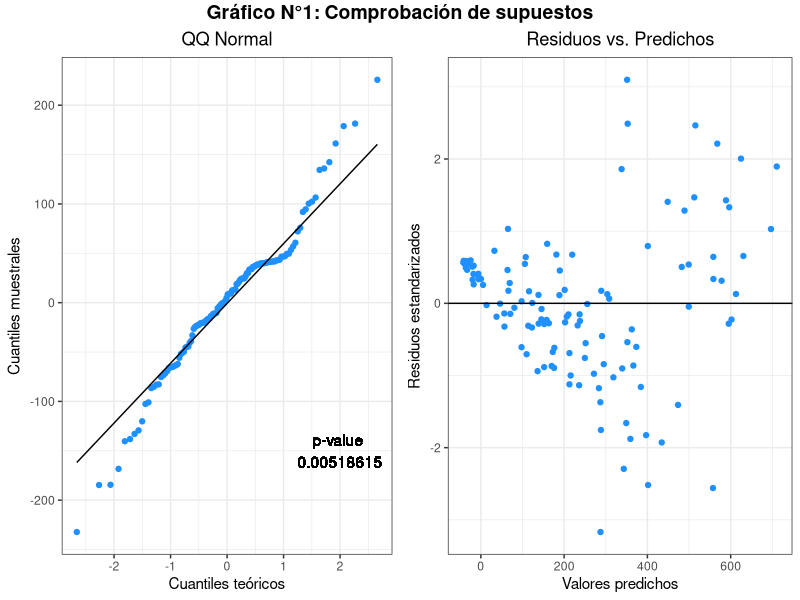
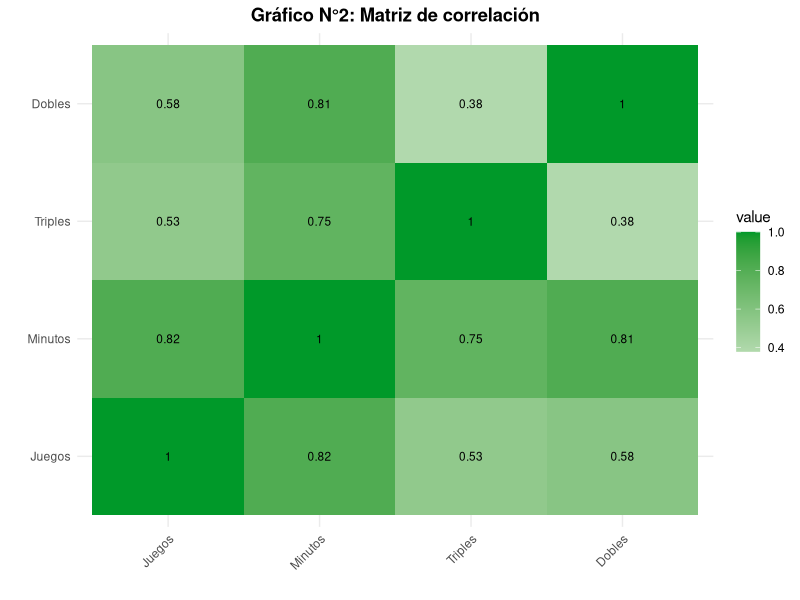
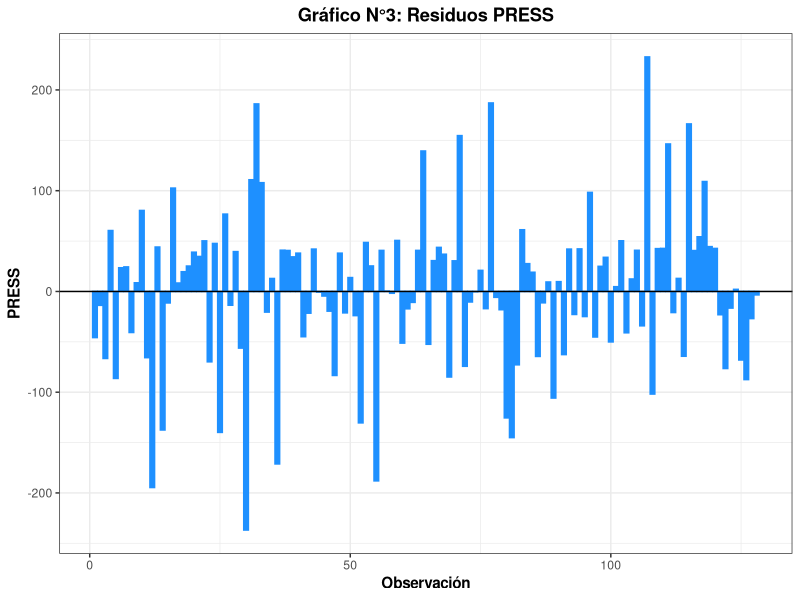
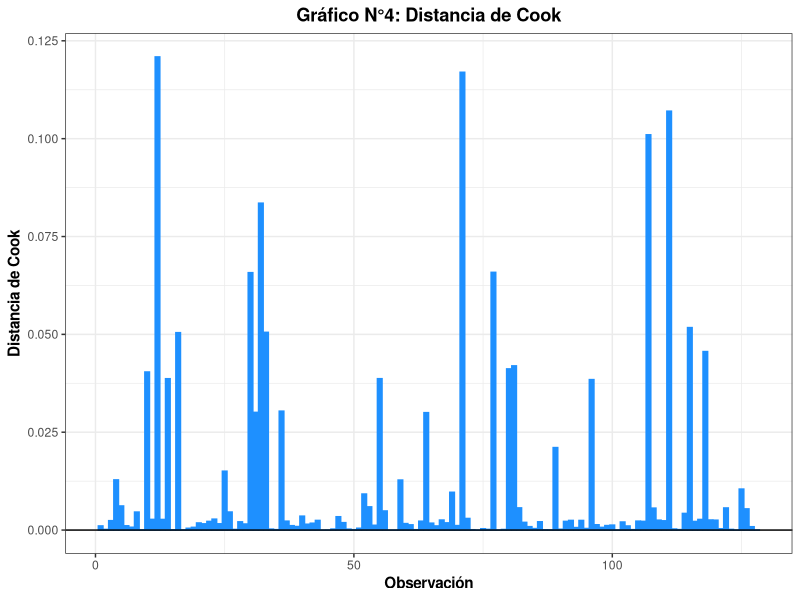

Source code (R) for these figures, in order:
## ---- chunk 1
library(tidyverse)
library(kableExtra)
library(broom)
library(egg)
library(ggpubr)
library(car)

## ---- chunk 2
data <- read.csv("files/WNBA.csv", sep = ";")
summary(data)
## ---- chunk 3
data$Equipo <- as.factor(data$Equipo)
data$Posicion <- as.factor(data$Posicion)
summary(data)
## ---- chunk 4
# División en training y testing
set.seed(45672848)
index_training <- sample(1:nrow(data), size = 0.7*nrow(data))

training <- data[index_training,]
testing <- data[-index_training,]
## ---- chunk 5
m1 <- lm(Puntos ~ Minutos, data = training)
m2 <- lm(Puntos ~ Minutos + Triples, data = training)
m3 <- lm(Puntos ~ Minutos + Juegos, data = training)
## ---- chunk 6
modelos <- data.frame(Modelo = c("Modelo 1", "Modelo 2", "Modelo 3"),
                      Ajuste = c("m1", "m2", "m3"))
## ---- chunk 7
Modelo_completo <- lm(Puntos ~ . -Jugadora, data = training)
sigma <- sum(residuals(Modelo_completo)^2)/df.residual(Modelo_completo)

Resumen <- modelos %>% 
  group_by(Modelo) %>% 
  summarise(CME = summary(get(Ajuste))$sigma^2,
            PRESS = sum((resid(get(Ajuste))/(1-hatvalues(get(Ajuste))))^2),
            Cp = sum(residuals(get(Ajuste))^2)/sigma + 2 * length(coef(get(Ajuste))) - nrow(training),
            AIC = AIC(get(Ajuste)),
            BIC = BIC(get(Ajuste)))

kable(Resumen, caption = "Tabla N°1: Comparación del ajuste de los 3 modelos") %>%
  kable_styling(bootstrap_options = "striped", full_width = F)
## ---- chunk 8
Modelo_final <- augment(m2)
g1 <- ggplot(mapping = aes(sample = Modelo_final$.resid)) + 
    stat_qq(color = "dodgerblue") + 
    stat_qq_line() + 
  ggtitle("QQ Normal") +
  xlab("Cuantiles teóricos") +
  ylab("Cuantiles muestrales") +
  geom_text(aes(x = 2, y = -150, fill ="black", label = paste0("p-value \n", round(shapiro.test(Modelo_final$.resid)$p.value, 8)))) +
  theme_bw() +
  theme(plot.title = element_text(hjust = 0.5),
        legend.position = "none")

g2 <- ggplot(Modelo_final) +
  aes(x = .fitted, y = .std.resid) +
  geom_point(color = "dodgerblue") +
  geom_hline(yintercept = 0, color = "black") +
  ggtitle("Residuos vs. Predichos") +
  xlab("Valores predichos") +
  ylab("Residuos estandarizados") +
  theme_bw() +
  theme(plot.title = element_text(hjust = 0.5))

g <- ggarrange(g1, g2, ncol = 2)

annotate_figure(g, top = text_grob("Gráfico N°1: Comprobación de supuestos", face = "bold", size = 14))
## ---- chunk 9
# Colinealidad
training_modelo <- training %>% 
  select(Juegos, Minutos, Triples, Dobles)

corr_matrix <- cor(training_modelo)

corr_melted <- reshape2::melt(corr_matrix)

ggplot(corr_melted, aes(x = Var2, y = Var1, fill = value)) +
  geom_tile() +
  geom_text(aes(label = round(value, 2)), size = 3) +
  scale_fill_gradient2(low = "#ef2947", high = "#009929", mid = "white", midpoint = 0) +
  labs(x = "", y = "", title = "Gráfico N°2: Matriz de correlación") +
  theme_minimal() +
  theme(axis.text.x = element_text(angle = 45, hjust = 1),
        plot.title = element_text(hjust = 0.5, face = "bold"))
## ---- chunk 10
vif = vif(m2)

vif_df <- data.frame(Variable = names(vif),
                     VIF = as.numeric(vif),
                     row.names = NULL)

kable(vif_df, caption = "Tabla N°2: Factores de Inflación de la Varianza (VIF)") %>%
  kable_styling(bootstrap_options = c("striped", "hover"), full_width = F)
## ---- chunk 11
# Observaciones atípicas
Modelo_final <- mutate(Modelo_final, 
                       PRESS = .resid/(1-.hat),
                       id = 1:nrow(Modelo_final))

ggplot(data = Modelo_final) + 
    aes(x = id, y = PRESS) + 
  geom_bar(stat="identity", color = "dodgerblue", fill = "dodgerblue")+
    geom_hline(aes(yintercept = 0)) +
    ggtitle("Gráfico N°3: Residuos PRESS") +
    xlab("Observación") +
    ylab("PRESS") +
    theme_bw() +
    theme(legend.position = "none",
          axis.title = element_text(face = "bold"),
          plot.title = element_text(hjust = 0.5, face = "bold"))
## ---- chunk 12
# Observaciones influyentes
ggplot(data = Modelo_final) + 
    aes(x = id, y = .cooksd) + 
  geom_bar(stat="identity", color = "dodgerblue", fill = "dodgerblue")+
    geom_hline(aes(yintercept = 0)) +
    ggtitle("Gráfico N°4: Distancia de Cook") +
    xlab("Observación") +
    ylab("Distancia de Cook") +
    theme_bw() +
    theme(legend.position = "none",
      axis.title = element_text(face = "bold"),
      plot.title = element_text(hjust = 0.5, face = "bold"))
## ---- chunk 13
Betas = data.frame(Variable = names(coef(m2)),
                   Valor = as.numeric(coef(m2)),
                   P_value = as.numeric(coef(summary(m2))[, "Pr(>|t|)"]))

kable(Betas, caption = "Tabla N°3: Coeficientes estimados del modelo") %>%
  kable_styling(bootstrap_options = c("striped", "hover"), full_width = F)

as.numeric(coef(summary(m2))[, "Pr(>|t|)"])
